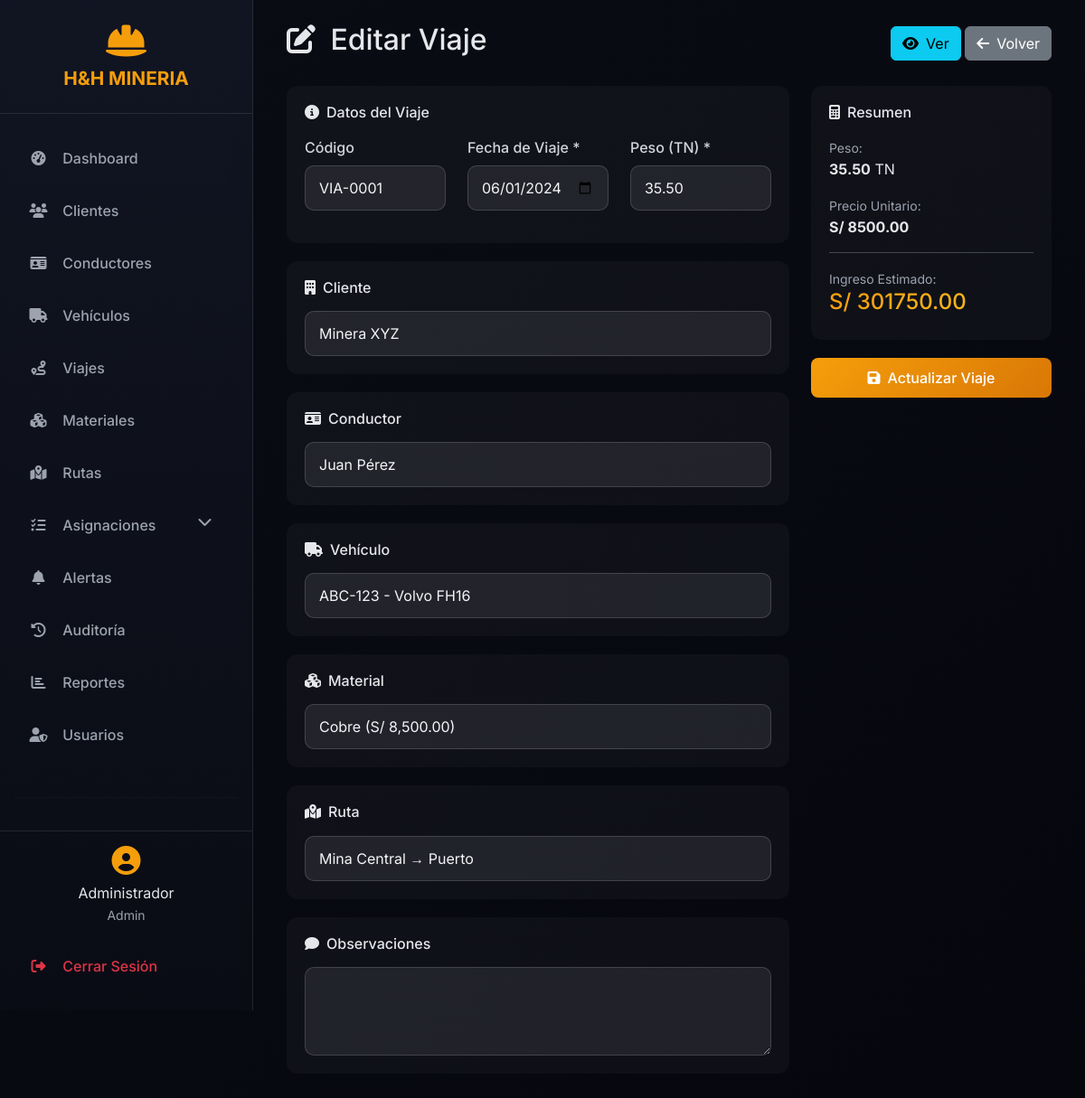
Page /modules/viajes/editar.php?id=2 (signed in) on the committed database.
### tables this page shows
CREATE TABLE `viajes` (
  `id` int(11) NOT NULL,
  `codigo` varchar(50) NOT NULL,
  `cliente_id` int(11) DEFAULT NULL,
  `conductor_id` int(11) DEFAULT NULL,
  `vehiculo_id` int(11) DEFAULT NULL,
  `material_id` int(11) DEFAULT NULL,
  `ruta_id` int(11) DEFAULT NULL,
  `peso` decimal(10,2) DEFAULT NULL,
  `estado` enum('pendiente','en_progreso','completado','cancelado') DEFAULT 'pendiente',
  `fecha_viaje` date DEFAULT NULL,
  `created_at` timestamp NOT NULL DEFAULT current_timestamp(),
  `updated_at` timestamp NOT NULL DEFAULT current_timestamp() ON UPDATE current_timestamp(),
  `costo_total` decimal(12,2) DEFAULT 0.00,
  `ingreso_total` decimal(12,2) DEFAULT 0.00,
  `ganancia` decimal(12,2) DEFAULT 0.00,
  `fecha_inicio` datetime DEFAULT NULL,
  `fecha_fin` datetime DEFAULT NULL,
  `tiempo_real` int(11) DEFAULT NULL,
  `kilometros_recorridos` int(11) DEFAULT 0,
  `combustible_usado` decimal(10,2) DEFAULT 0.00,
  `observaciones` text DEFAULT NULL,
  `comprobante` varchar(100) DEFAULT NULL
);

CREATE TABLE `clientes` (
  `id` int(11) NOT NULL,
  `nombre` varchar(100) NOT NULL,
  `ruc` varchar(20) NOT NULL,
  `telefono` varchar(20) DEFAULT NULL,
  `email` varchar(100) DEFAULT NULL,
  `direccion` text DEFAULT NULL,
  `estado` tinyint(4) DEFAULT 1,
  `created_at` timestamp NOT NULL DEFAULT current_timestamp(),
  `updated_at` timestamp NOT NULL DEFAULT current_timestamp() ON UPDATE current_timestamp()
);

CREATE TABLE `conductores` (
  `id` int(11) NOT NULL,
  `nombre` varchar(100) NOT NULL,
  `licencia` varchar(20) NOT NULL,
  `telefono` varchar(20) DEFAULT NULL,
  `email` varchar(100) DEFAULT NULL,
  `direccion` text DEFAULT NULL,
  `estado` enum('disponible','ocupado','vacaciones','inactivo') DEFAULT 'disponible',
  `created_at` timestamp NOT NULL DEFAULT current_timestamp(),
  `updated_at` timestamp NOT NULL DEFAULT current_timestamp() ON UPDATE current_timestamp(),
  `foto` varchar(255) DEFAULT NULL,
  `calificacion` decimal(2,1) DEFAULT 0.0,
  `puntuacion` int(11) DEFAULT 0,
  `fecha_nacimiento` date DEFAULT NULL,
  `fecha_vencimiento_licencia` date DEFAULT NULL,
  `numero_emergencia` varchar(20) DEFAULT NULL,
  `experiencia_anos` int(11) DEFAULT 0,
  `documentos` text DEFAULT NULL,
  `ultimo_servicio` date DEFAULT NULL,
  `total_viajes` int(11) DEFAULT 0,
  `total_toneladas` decimal(12,2) DEFAULT 0.00
);

CREATE TABLE `vehiculos` (
  `id` int(11) NOT NULL,
  `placa` varchar(10) NOT NULL,
  `marca` varchar(50) NOT NULL,
  `modelo` varchar(50) NOT NULL,
  `año` int(11) DEFAULT NULL,
  `capacidad` decimal(10,2) DEFAULT NULL,
  `estado` enum('activo','mantenimiento','inactivo') DEFAULT 'activo',
  `created_at` timestamp NOT NULL DEFAULT current_timestamp(),
  `updated_at` timestamp NOT NULL DEFAULT current_timestamp() ON UPDATE current_timestamp(),
  `numero_motor` varchar(50) DEFAULT NULL,
  `numero_chasis` varchar(50) DEFAULT NULL,
  `color` varchar(30) DEFAULT NULL,
  `soat_vencimiento` date DEFAULT NULL,
  `revision_tecnica` date DEFAULT NULL,
  `seguro_vencimiento` date DEFAULT NULL,
  `ultimo_mantenimiento` date DEFAULT NULL,
  `proximo_mantenimiento` date DEFAULT NULL,
  `kilometraje` int(11) DEFAULT 0,
  `fotos` text DEFAULT NULL,
  `observaciones` text DEFAULT NULL
);

CREATE TABLE `materiales` (
  `id` int(11) NOT NULL,
  `nombre` varchar(100) NOT NULL,
  `unidad_medida` varchar(20) NOT NULL,
  `precio_unitario` decimal(10,2) DEFAULT NULL,
  `estado` tinyint(4) DEFAULT 1,
  `created_at` timestamp NOT NULL DEFAULT current_timestamp(),
  `updated_at` timestamp NOT NULL DEFAULT current_timestamp() ON UPDATE current_timestamp(),
  `codigo` varchar(50) DEFAULT NULL,
  `categoria` varchar(50) DEFAULT 'Mineral',
  `stock_actual` decimal(12,2) DEFAULT 0.00,
  `stock_minimo` decimal(12,2) DEFAULT 0.00,
  `ubicacion` varchar(100) DEFAULT NULL,
  `proveedor` varchar(100) DEFAULT NULL,
  `ultima_compra` date DEFAULT NULL,
  `ultimo_precio_compra` decimal(10,2) DEFAULT NULL,
  `imagen` varchar(255) DEFAULT NULL,
  `codigo_barras` varchar(100) DEFAULT NULL,
  `notas` text DEFAULT NULL
);

CREATE TABLE `rutas` (
  `id` int(11) NOT NULL,
  `origen` varchar(100) NOT NULL,
  `destino` varchar(100) NOT NULL,
  `distancia` decimal(10,2) DEFAULT NULL,
  `tiempo_estimado` int(11) DEFAULT NULL,
  `estado` tinyint(4) DEFAULT 1,
  `created_at` timestamp NOT NULL DEFAULT current_timestamp(),
  `updated_at` timestamp NOT NULL DEFAULT current_timestamp() ON UPDATE current_timestamp(),
  `tipo` varchar(50) DEFAULT 'Terrestre',
  `dificultad` enum('baja','media','alta','extrema') DEFAULT 'media',
  `peligrosidad` enum('baja','media','alta') DEFAULT 'media',
  `restriccion_peso` decimal(10,2) DEFAULT NULL,
  `restriccion_altura` decimal(5,2) DEFAULT NULL,
  `puntos_intermedios` text DEFAULT NULL,
  `coordenadas_origen` varchar(100) DEFAULT NULL,
  `coordenadas_destino` varchar(100) DEFAULT NULL,
  `condiciones` text DEFAULT NULL,
  `ultimo_mantenimiento` date DEFAULT NULL,
  `total_viajes` int(11) DEFAULT 0
);

### modules/viajes/editar.php (the view, shortened to what this page needs)
<?php
$conn = getConnection();
$id = $_GET['id'];
$query = "SELECT * FROM viajes WHERE id = :id";
$stmt = $conn->prepare($query);
$stmt->execute([':id' => $id]);
$viaje = $stmt->fetch(PDO::FETCH_ASSOC);
$clientes = $conn->query("SELECT id, nombre FROM clientes WHERE estado = 1 ORDER BY nombre")->fetchAll();
$conductores = $conn->query("SELECT id, nombre, estado FROM conductores WHERE estado != 'inactivo' ORDER BY nombre")->fetchAll();
$vehiculos = $conn->query("SELECT id, placa, marca, modelo, capacidad FROM vehiculos WHERE estado != 'inactivo' ORDER BY placa")->fetchAll();
$materiales = $conn->query("SELECT id, nombre, unidad_medida, precio_unitario FROM materiales WHERE estado = 1 ORDER BY nombre")->fetchAll();
$rutas = $conn->query("SELECT id, origen, destino, distancia, tiempo_estimado FROM rutas WHERE estado = 1 ORDER BY origen")->fetchAll();
?>
<?php include '../../includes/header.php'; ?>
<div class="container-fluid">
    <div class="d-flex justify-content-between align-items-center mb-4">
        <h2><i class="fas fa-edit me-2"></i> Editar Viaje</h2>
        <div>
            <a href="ver.php?id=<?php echo $id; ?>" class="btn btn-info"><i class="fas fa-eye me-2"></i>Ver</a>
            <a href="index.php" class="btn btn-secondary"><i class="fas fa-arrow-left me-2"></i>Volver</a>
        </div>
    </div>
    <form method="POST" action="">
        <div class="row">
            <div class="col-md-8">
                <div class="form-section">
                    <h6 class="mb-3"><i class="fas fa-info-circle me-2"></i>Datos del Viaje</h6>
                    <div class="row">
                        <div class="col-md-4 mb-3">
                            <label class="form-label">Código</label>
                            <input type="text" class="form-control" value="<?php echo $viaje['codigo']; ?>" readonly>
                        </div>
                        <div class="col-md-4 mb-3">
                            <label class="form-label">Fecha de Viaje *</label>
                            <input type="date" class="form-control" name="fecha_viaje" required value="<?php echo $viaje['fecha_viaje']; ?>">
                        </div>
                        <div class="col-md-4 mb-3">
                            <label class="form-label">Peso (TN) *</label>
                            <input type="number" class="form-control" name="peso" id="peso" step="0.01" required value="<?php echo $viaje['peso']; ?>">
                        </div>
                    </div>
                </div>
                <div class="form-section">
                    <h6 class="mb-3"><i class="fas fa-building me-2"></i>Cliente</h6>
                    <select class="form-select" name="cliente_id" required>
                        <?php foreach ($clientes as $c): ?>
                            <option value="<?php echo $c['id']; ?>" <?php echo $viaje['cliente_id'] == $c['id'] ? 'selected' : ''; ?>><?php echo htmlspecialchars($c['nombre']); ?></option>
                        <?php endforeach; ?>
                    </select>
                </div>
                <div class="form-section">
                    <h6 class="mb-3"><i class="fas fa-id-card me-2"></i>Conductor</h6>
                    <select class="form-select" name="conductor_id" required>
                        <?php foreach ($conductores as $c): ?>
                            <option value="<?php echo $c['id']; ?>" <?php echo $viaje['conductor_id'] == $c['id'] ? 'selected' : ''; ?>><?php echo htmlspecialchars($c['nombre']); ?></option>
                        <?php endforeach; ?>
                    </select>
                </div>
                <div class="form-section">
                    <h6 class="mb-3"><i class="fas fa-truck me-2"></i>Vehículo</h6>
                    <select class="form-select" name="vehiculo_id" required>
                        <?php foreach ($vehiculos as $v): ?>
                            <option value="<?php echo $v['id']; ?>" <?php echo $viaje['vehiculo_id'] == $v['id'] ? 'selected' : ''; ?>><?php echo $v['placa']; ?> - <?php echo $v['marca'] . ' ' . $v['modelo']; ?></option>
                        <?php endforeach; ?>
                    </select>
                </div>
                <div class="form-section">
                    <h6 class="mb-3"><i class="fas fa-cubes me-2"></i>Material</h6>
                    <select class="form-select" name="material_id" id="material_id" required>
                        <?php foreach ($materiales as $m): ?>
                            <option value="<?php echo $m['id']; ?>" data-precio="<?php echo $m['precio_unitario']; ?>" <?php echo $viaje['material_id'] == $m['id'] ? 'selected' : ''; ?>><?php echo htmlspecialchars($m['nombre']); ?> (S/ <?php echo number_format($m['precio_unitario'], 2); ?>)</option>
                        <?php endforeach; ?>
                    </select>
                </div>
                <div class="form-section">
                    <h6 class="mb-3"><i class="fas fa-map-marked-alt me-2"></i>Ruta</h6>
                    <select class="form-select" name="ruta_id" required>
                        <?php foreach ($rutas as $r): ?>
                            <option value="<?php echo $r['id']; ?>" <?php echo $viaje['ruta_id'] == $r['id'] ? 'selected' : ''; ?>><?php echo $r['origen']; ?> → <?php echo $r['destino']; ?></option>
                        <?php endforeach; ?>
                    </select>
                </div>
                <div class="form-section">
                    <h6 class="mb-3"><i class="fas fa-comment me-2"></i>Observaciones</h6>
                    <textarea class="form-control" name="observaciones" rows="3"><?php echo htmlspecialchars($viaje['observaciones']); ?></textarea>
                </div>
            </div>
            <div class="col-md-4">
                <div class="form-section">
                    <h6 class="mb-3"><i class="fas fa-calculator me-2"></i>Resumen</h6>
                    <div class="mb-2">
                        <small class="text-muted">Peso:</small>
                        <p><strong id="previewPeso"><?php echo number_format($viaje['peso'], 2); ?></strong> TN</p>
                    </div>
                    <div class="mb-2">
                        <small class="text-muted">Precio Unitario:</small>
                        <p><strong id="previewPrecio">S/ 0.00</strong></p>
                    </div>
                    <hr>
                    <div class="mb-2">
                        <small class="text-muted">Ingreso Estimado:</small>
                        <h4 class="text-gradient" id="previewIngreso">S/ 0.00</h4>
                    </div>
                </div>
                <button type="submit" class="btn btn-gradient w-100">
                    <i class="fas fa-save me-2"></i>Actualizar Viaje
                </button>
            </div>
        </div>
    </form>
</div>
<?php include '../../includes/footer.php'; ?>

### assets/css/style.css (style rules this page uses)
:root { --primary-orange: #f59e0b; --primary-orange-dark: #d97706; --primary-orange-light: #fbbf24; --bg-dark: #0a0c15; --bg-darker: #06070d; --card-bg: rgba(18, 22, 35, 0.7); --card-bg-solid: #121623; --border-color: rgba(255, 255, 255, 0.1); --text-light: #e5e7eb; --text-gray: #9ca3af; --text-muted: #6b7280; --success: #10b981; --danger: #ef4444; --warning: #f59e0b; --info: #3b82f6; }
* { margin: 0; padding: 0; box-sizing: border-box; }
body { font-family: 'Inter', sans-serif; background: linear-gradient(135deg, var(--bg-dark) 0%, var(--bg-darker) 100%); color: var(--text-light); overflow-x: hidden; min-height: 100vh; }
.btn-gradient { background: linear-gradient(135deg, var(--primary-orange), var(--primary-orange-dark)); color: white; border: none; border-radius: 8px; padding: 10px 24px; transition: all 0.3s ease; font-weight: 500; }
.form-control, .form-select { background: rgba(255, 255, 255, 0.05); border: 1px solid var(--border-color); color: var(--text-light); border-radius: 8px; padding: 10px 15px; }
.form-label { font-weight: 500; margin-bottom: 8px; color: var(--text-gray); }
.text-gradient { background: linear-gradient(135deg, var(--primary-orange), var(--primary-orange-light)); -webkit-background-clip: text; background-clip: text; color: transparent; }
small, .small-text { color: #cbd5e1 !important; }
.text-muted { color: #9ca3af !important; }
.form-control, .form-select { background: rgba(255, 255, 255, 0.08); border: 1px solid rgba(255, 255, 255, 0.15); color: #f3f4f6 !important; border-radius: 10px; padding: 12px 15px; }
.form-control::placeholder { color: #9ca3af !important; opacity: 1; }
.form-label { color: #d1d5db !important; font-weight: 500; margin-bottom: 8px; }
.form-select option { background: #1f2937; color: #f3f4f6; }
.form-control::placeholder { color: #cbd5e1 !important; opacity: 1 !important; font-weight: 400; }
.form-control::placeholder, textarea.form-control::placeholder { color: #cbd5e1 !important; opacity: 1 !important; }

### modules/viajes/editar.php (style rules this page uses)
.form-section { background: rgba(255,255,255,0.03); border-radius: 12px; padding: 20px; margin-bottom: 20px; }

### rows in the picture
viajes: codigo "VIA-0001", fecha_viaje "06/01/2024", peso "35.50", cliente_id "Minera XYZ", conductor_id "Juan Pérez", vehiculo_id "ABC-123 - Volvo FH16", material_id "Cobre (S/ 8,500.00)", ruta_id "Mina Central → Puerto"

### other values in the picture
$_SESSION['user_nombre'] "Administrador"
$_SESSION['user_rol'] "Admin"
